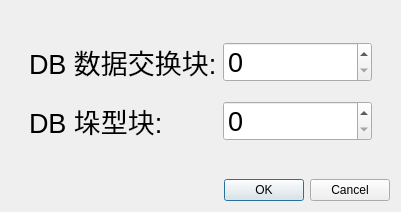
<?xml version="1.0" encoding="UTF-8"?>
<ui version="4.0">
 <class>setDBDialog</class>
 <widget class="QDialog" name="setDBDialog">
  <property name="geometry">
   <rect>
    <x>0</x>
    <y>0</y>
    <width>401</width>
    <height>212</height>
   </rect>
  </property>
  <property name="windowTitle">
   <string>Dialog</string>
  </property>
  <layout class="QGridLayout" name="gridLayout">
   <item row="0" column="0">
    <widget class="QWidget" name="widget" native="true">
     <layout class="QVBoxLayout" name="verticalLayout" stretch="5">
      <item>
       <widget class="QWidget" name="widget_3" native="true">
        <property name="minimumSize">
         <size>
          <width>0</width>
          <height>0</height>
         </size>
        </property>
        <layout class="QGridLayout" name="gridLayout_4">
         <item row="1" column="1">
          <widget class="QSpinBox" name="spinBox_DBLayout">
           <property name="font">
            <font>
             <pointsize>20</pointsize>
            </font>
           </property>
           <property name="maximum">
            <number>100000</number>
           </property>
          </widget>
         </item>
         <item row="1" column="0">
          <widget class="QLabel" name="label_2">
           <property name="font">
            <font>
             <pointsize>20</pointsize>
            </font>
           </property>
           <property name="text">
            <string>DB 垛型块:</string>
           </property>
          </widget>
         </item>
         <item row="0" column="0">
          <widget class="QLabel" name="label">
           <property name="font">
            <font>
             <pointsize>20</pointsize>
            </font>
           </property>
           <property name="text">
            <string>DB 数据交换块:</string>
           </property>
          </widget>
         </item>
         <item row="0" column="1">
          <widget class="QSpinBox" name="spinBox_DBTemp">
           <property name="font">
            <font>
             <pointsize>20</pointsize>
            </font>
           </property>
           <property name="maximum">
            <number>100000</number>
           </property>
          </widget>
         </item>
        </layout>
       </widget>
      </item>
     </layout>
    </widget>
   </item>
   <item row="1" column="0">
    <widget class="QDialogButtonBox" name="buttonBox">
     <property name="orientation">
      <enum>Qt::Horizontal</enum>
     </property>
     <property name="standardButtons">
      <set>QDialogButtonBox::Cancel|QDialogButtonBox::Ok</set>
     </property>
    </widget>
   </item>
  </layout>
 </widget>
 <resources/>
 <connections>
  <connection>
   <sender>buttonBox</sender>
   <signal>accepted()</signal>
   <receiver>setDBDialog</receiver>
   <slot>accept()</slot>
   <hints>
    <hint type="sourcelabel">
     <x>248</x>
     <y>254</y>
    </hint>
    <hint type="destinationlabel">
     <x>157</x>
     <y>274</y>
    </hint>
   </hints>
  </connection>
  <connection>
   <sender>buttonBox</sender>
   <signal>rejected()</signal>
   <receiver>setDBDialog</receiver>
   <slot>reject()</slot>
   <hints>
    <hint type="sourcelabel">
     <x>316</x>
     <y>260</y>
    </hint>
    <hint type="destinationlabel">
     <x>286</x>
     <y>274</y>
    </hint>
   </hints>
  </connection>
 </connections>
</ui>
